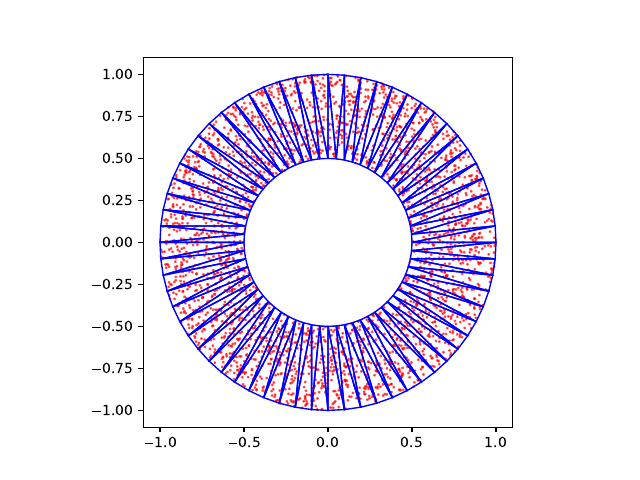

Python code for this plot:
import matplotlib.pyplot as plt
from comgeo.core.vertex import Vertex2D, Vertex3D
from comgeo.core.mesh.triangle_mesh import TriangleMesh2D
from comgeo.core.mesh.primitives.face import Face
import os

def plot_mesh_and_points(mesh: TriangleMesh2D, points: list[Vertex2D | Vertex3D], pdf_path: str):
	# Plot mesh edges in blue
	for face in mesh.faces:
		face: Face
		coords = [mesh.vertices[i] for i in face.vertex_ids]
		xs = [v.x for v in coords]
		ys = [v.y for v in coords]
		xs.append(xs[0])
		ys.append(ys[0])
		plt.plot(xs, ys, color='blue', linewidth=1)
	# Plot point cloud in red
	px = [p.x for p in points]
	py = [p.y for p in points]
	plt.scatter(px, py, color='red', s=1, alpha=0.6)
	plt.gca().set_aspect('equal')
	plt.savefig(pdf_path)
	plt.close()

if __name__ == "__main__":
	base_dir = os.path.dirname(os.path.abspath(__file__))
	mesh_path = os.path.normpath(os.path.join(base_dir, '..', '..', 'sample', '2dmesh', 'o.obj'))
	pdf_path = os.path.join(base_dir, "2dpc.pdf")
	mesh = TriangleMesh2D.from_file_path(mesh_path)
	points: list[Vertex2D | Vertex3D] = mesh.point_cloud_sampling(3000)
	print(f"Sampled {len(points)} points from the mesh.")
	plot_mesh_and_points(mesh, points, pdf_path)

	